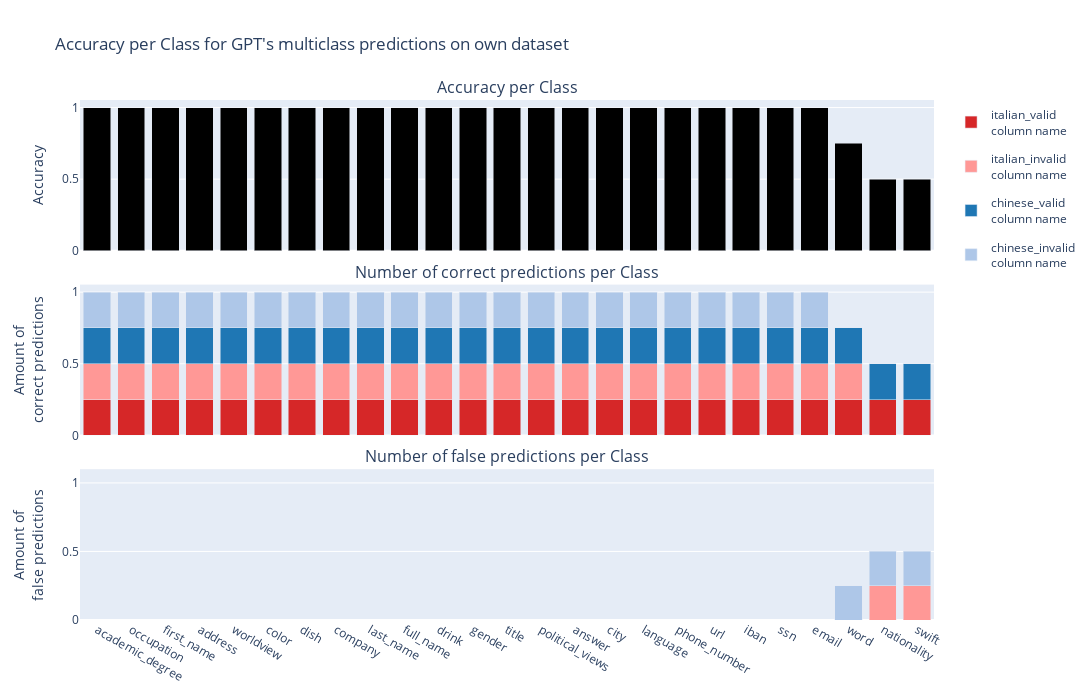
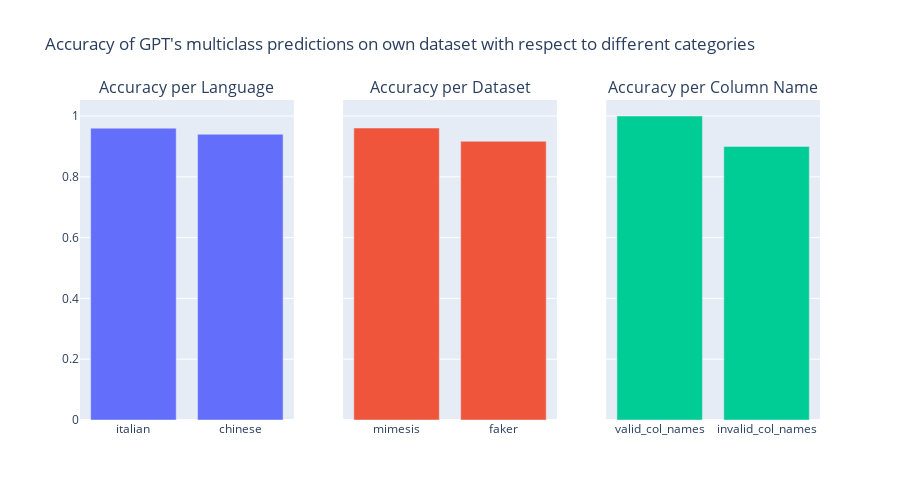

The code cell stored with these charts, in order, in its notebook:
### Markdown cell above
# Test Languages

### Code cell
print(f"Overall accuracy of GPT multiclass predictions on own dataset: {accuracy_score(results_test_lan_multiclass['True Label'], results_test_lan_multiclass['Prediction']):.3f}")
create_analysis_plot(results_test_lan_multiclass, "multiclass predictions on own dataset", dataset="two_languages")

### Figure 1 — Plotly figure (JSON) as saved in the notebook; plotly's stock layout.template omitted (floating-point values rounded to 4 significant figures)
{"data": [{"marker": {"color": "black"}, "showlegend": false, "type": "bar", "x": ["academic_degree", "occupation", "first_name", "address", "worldview", "color", "dish", "company", "last_name", "full_name", "drink", "gender", "title", "political_views", "answer", "city", "language", "phone_number", "url", "iban", "ssn", "email", "word", "nationality", "swift"], "y": [1, 1, 1, 1, 1, 1, 1, 1, 1, 1, 1, 1, 1, 1, 1, 1, 1, 1, 1, 1, 1, 1, 0.75, 0.5, 0.5]}, {"legendgroup": "0", "marker": {"color": "#d62728"}, "name": "italian_valid<br>column name", "showlegend": true, "type": "bar", "x": ["academic_degree", "address", "worldview", "color", "dish", "nationality", "full_name", "occupation", "first_name", "title", "last_name", "city", "company", "language", "answer", "political_views", "word", "drink", "gender", "phone_number", "url", "iban", "ssn", "swift", "email"], "xaxis": "x2", "y": [0.25, 0.25, 0.25, 0.25, 0.25, 0.25, 0.25, 0.25, 0.25, 0.25, 0.25, 0.25, 0.25, 0.25, 0.25, 0.25, 0.25, 0.25, 0.25, 0.25, 0.25, 0.25, 0.25, 0.25, 0.25], "yaxis": "y2"}, {"legendgroup": "1", "marker": {"color": "#ff9896"}, "name": "italian_invalid<br>column name", "showlegend": true, "type": "bar", "x": ["academic_degree", "address", "worldview", "color", "dish", "nationality", "full_name", "occupation", "first_name", "title", "last_name", "city", "company", "language", "answer", "political_views", "word", "drink", "gender", "phone_number", "url", "iban", "ssn", "swift", "email"], "xaxis": "x2", "y": [0.25, 0.25, 0.25, 0.25, 0.25, 0, 0.25, 0.25, 0.25, 0.25, 0.25, 0.25, 0.25, 0.25, 0.25, 0.25, 0.25, 0.25, 0.25, 0.25, 0.25, 0.25, 0.25, 0, 0.25], "yaxis": "y2"}, {"legendgroup": "2", "marker": {"color": "#1f77b4"}, "name": "chinese_valid<br>column name", "showlegend": true, "type": "bar", "x": ["occupation", "first_name", "worldview", "company", "color", "word", "last_name", "drink", "gender", "nationality", "political_views", "dish", "academic_degree", "answer", "city", "title", "address", "full_name", "language", "url", "phone_number", "iban", "ssn", "swift", "email"], "xaxis": "x2", "y": [0.25, 0.25, 0.25, 0.25, 0.25, 0.25, 0.25, 0.25, 0.25, 0.25, 0.25, 0.25, 0.25, 0.25, 0.25, 0.25, 0.25, 0.25, 0.25, 0.25, 0.25, 0.25, 0.25, 0.25, 0.25], "yaxis": "y2"}, {"legendgroup": "3", "marker": {"color": "#aec7e8"}, "name": "chinese_invalid<br>column name", "showlegend": true, "type": "bar", "x": ["occupation", "first_name", "worldview", "company", "color", "word", "last_name", "drink", "gender", "nationality", "political_views", "dish", "academic_degree", "answer", "city", "title", "address", "full_name", "language", "url", "phone_number", "iban", "ssn", "swift", "email"], "xaxis": "x2", "y": [0.25, 0.25, 0.25, 0.25, 0.25, 0, 0.25, 0.25, 0.25, 0, 0.25, 0.25, 0.25, 0.25, 0.25, 0.25, 0.25, 0.25, 0.25, 0.25, 0.25, 0.25, 0.25, 0, 0.25], "yaxis": "y2"}, {"legendgroup": "0", "marker": {"color": "#d62728"}, "name": "italian_valid<br>column name", "showlegend": false, "type": "bar", "x": ["academic_degree", "address", "worldview", "color", "dish", "nationality", "full_name", "occupation", "first_name", "title", "last_name", "city", "company", "language", "answer", "political_views", "word", "drink", "gender", "phone_number", "url", "iban", "ssn", "swift", "email"], "xaxis": "x3", "y": [0, 0, 0, 0, 0, 0, 0, 0, 0, 0, 0, 0, 0, 0, 0, 0, 0, 0, 0, 0, 0, 0, 0, 0, 0], "yaxis": "y3"}, {"legendgroup": "1", "marker": {"color": "#ff9896"}, "name": "italian_invalid<br>column name", "showlegend": false, "type": "bar", "x": ["academic_degree", "address", "worldview", "color", "dish", "nationality", "full_name", "occupation", "first_name", "title", "last_name", "city", "company", "language", "answer", "political_views", "word", "drink", "gender", "phone_number", "url", "iban", "ssn", "swift", "email"], "xaxis": "x3", "y": [0, 0, 0, 0, 0, 0.25, 0, 0, 0, 0, 0, 0, 0, 0, 0, 0, 0, 0, 0, 0, 0, 0, 0, 0.25, 0], "yaxis": "y3"}, {"legendgroup": "2", "marker": {"color": "#1f77b4"}, "name": "chinese_valid<br>column name", "showlegend": false, "type": "bar", "x": ["occupation", "first_name", "worldview", "company", "color", "word", "last_name", "drink", "gender", "nationality", "political_views", "dish", "academic_degree", "answer", "city", "title", "address", "full_name", "language", "url", "phone_number", "iban", "ssn", "swift", "email"], "xaxis": "x3", "y": [0, 0, 0, 0, 0, 0, 0, 0, 0, 0, 0, 0, 0, 0, 0, 0, 0, 0, 0, 0, 0, 0, 0, 0, 0], "yaxis": "y3"}, {"legendgroup": "3", "marker": {"color": "#aec7e8"}, "name": "chinese_invalid<br>column name", "showlegend": false, "type": "bar", "x": ["occupation", "first_name", "worldview", "company", "color", "word", "last_name", "drink", "gender", "nationality", "political_views", "dish", "academic_degree", "answer", "city", "title", "address", "full_name", "language", "url", "phone_number", "iban", "ssn", "swift", "email"], "xaxis": "x3", "y": [0, 0, 0, 0, 0, 0.25, 0, 0, 0, 0.25, 0, 0, 0, 0, 0, 0, 0, 0, 0, 0, 0, 0, 0, 0.25, 0], "yaxis": "y3"}], "layout": {"annotations": [{"font": {"size": 16}, "showarrow": false, "text": "Accuracy per Class", "x": 0.5, "xanchor": "center", "xref": "paper", "y": 1, "yanchor": "bottom", "yref": "paper"}, {"font": {"size": 16}, "showarrow": false, "text": "Number of correct predictions per Class", "x": 0.5, "xanchor": "center", "xref": "paper", "y": 0.645, "yanchor": "bottom", "yref": "paper"}, {"font": {"size": 16}, "showarrow": false, "text": "Number of false predictions per Class", "x": 0.5, "xanchor": "center", "xref": "paper", "y": 0.29, "yanchor": "bottom", "yref": "paper"}], "barmode": "stack", "height": 700, "title": {"text": "Accuracy per Class for GPT's multiclass predictions on own dataset"}, "width": 1500, "xaxis": {"anchor": "y", "domain": [0, 1], "matches": "x3", "showticklabels": false}, "xaxis2": {"anchor": "y2", "domain": [0, 1], "matches": "x3", "showticklabels": false}, "xaxis3": {"anchor": "y3", "domain": [0, 1]}, "yaxis": {"anchor": "x", "domain": [0.71, 1], "title": {"text": "Accuracy"}}, "yaxis2": {"anchor": "x2", "domain": [0.355, 0.645], "title": {"text": "Amount of<br>correct predictions"}}, "yaxis3": {"anchor": "x3", "domain": [0, 0.29], "range": [0, 1.1], "title": {"text": "Amount of<br>false predictions"}}}}

### Figure 2 — Plotly figure (JSON) as saved in the notebook; plotly's stock layout.template omitted (floating-point values rounded to 4 significant figures)
{"data": [{"showlegend": false, "type": "bar", "x": ["italian", "chinese"], "xaxis": "x", "y": [0.96, 0.94], "yaxis": "y"}, {"showlegend": false, "type": "bar", "x": ["mimesis", "faker"], "xaxis": "x2", "y": [0.9605, 0.9167], "yaxis": "y2"}, {"showlegend": false, "type": "bar", "x": ["valid_col_names", "invalid_col_names"], "xaxis": "x3", "y": [1, 0.9], "yaxis": "y3"}], "layout": {"annotations": [{"font": {"size": 16}, "showarrow": false, "text": "Accuracy per Language", "x": 0.1444, "xanchor": "center", "xref": "paper", "y": 1, "yanchor": "bottom", "yref": "paper"}, {"font": {"size": 16}, "showarrow": false, "text": "Accuracy per Dataset", "x": 0.5, "xanchor": "center", "xref": "paper", "y": 1, "yanchor": "bottom", "yref": "paper"}, {"font": {"size": 16}, "showarrow": false, "text": "Accuracy per Column Name", "x": 0.8556, "xanchor": "center", "xref": "paper", "y": 1, "yanchor": "bottom", "yref": "paper"}], "height": 500, "title": {"text": "Accuracy of GPT's multiclass predictions on own dataset with respect to different categories"}, "width": 900, "xaxis": {"anchor": "y", "domain": [0, 0.2889]}, "xaxis2": {"anchor": "y2", "domain": [0.3556, 0.6444]}, "xaxis3": {"anchor": "y3", "domain": [0.7111, 1]}, "yaxis": {"anchor": "x", "domain": [0, 1]}, "yaxis2": {"anchor": "x2", "domain": [0, 1], "matches": "y", "showticklabels": false}, "yaxis3": {"anchor": "x3", "domain": [0, 1], "matches": "y", "showticklabels": false}}}
